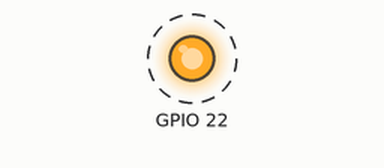
Recording of a program running on a simulated Raspberry Pi (BCM pin numbers). Parts: output pins drawn as LEDs (lit = HIGH). Dashed ring = blinking.

Above: at 0.5 s.
Timing chart, 0 to 4.6 s (numbered marks = the images above):
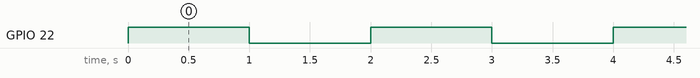

The program:

blink.py
```python
# (licence header left out)
import RPi.GPIO as GPIO
import time

GPIO.setmode(GPIO.BCM)
GPIO.setup(22,GPIO.OUT)

led_on = False
try:
  while 1:
    led_on ^= True
    GPIO.output(22, led_on)
    time.sleep(1)
except KeyboardInterrupt:
  GPIO.cleanup()
```

Measured:
- by itself, GPIO 22: alternates HIGH for 1.0 s and LOW for 1.0 s
